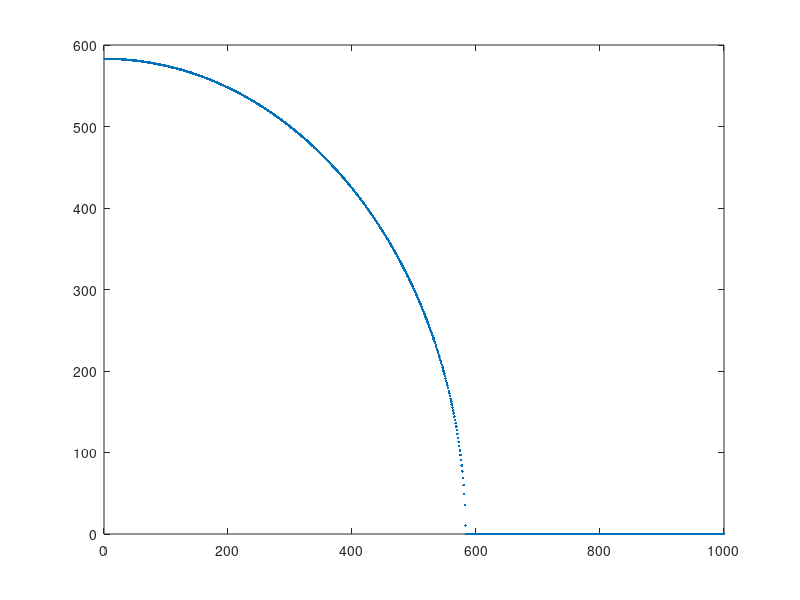
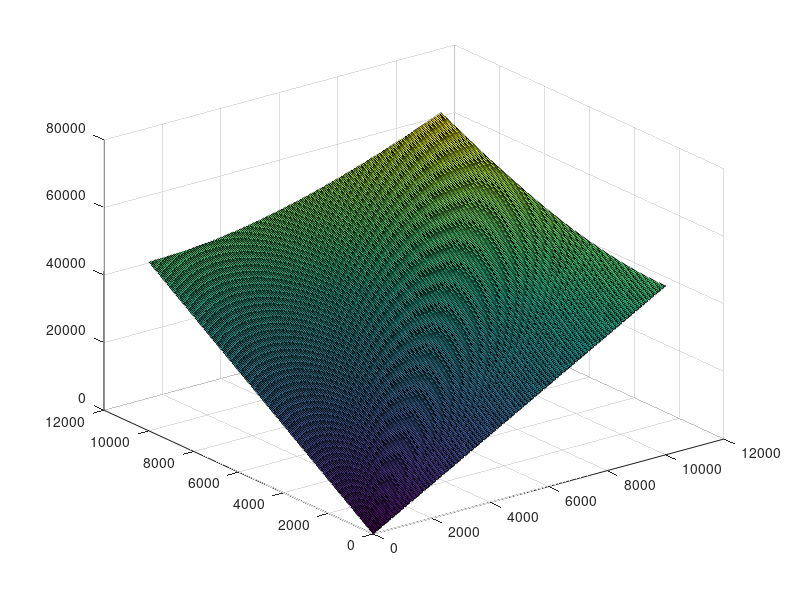

Here is the MATLAB script that generated these plots, in order:
% Exercise 4.2
% Uncertainty in measuring rectangular areas.
lsigma = 5;  % uncertainty for length
wsigma = lsigma; % uncertainty for width
l = 500;
w = 300;

areasigma = sqrt(w^2*lsigma^2 + l^2*wsigma^2);

lgridV = [1:1000]';
wgridV = sqrt(areasigma^2 - lgridV.^2*wsigma^2)/lsigma;
figure(1)
clf
plot(lgridV,wgridV,'.')

lgridV = [1:50:10001]';
wgridV = [1:50:10001]';
nlgrid = length(lgridV);
areagridM = NaN*ones(nlgrid);
for i=1:nlgrid
    for j=1:nlgrid
        areagridM(j,i) = sqrt(wgridV(j)^2*lsigma^2 + lgridV(i)^2*wsigma^2);
    end
end
figure(2)
clf
surf(lgridV,wgridV,areagridM)

